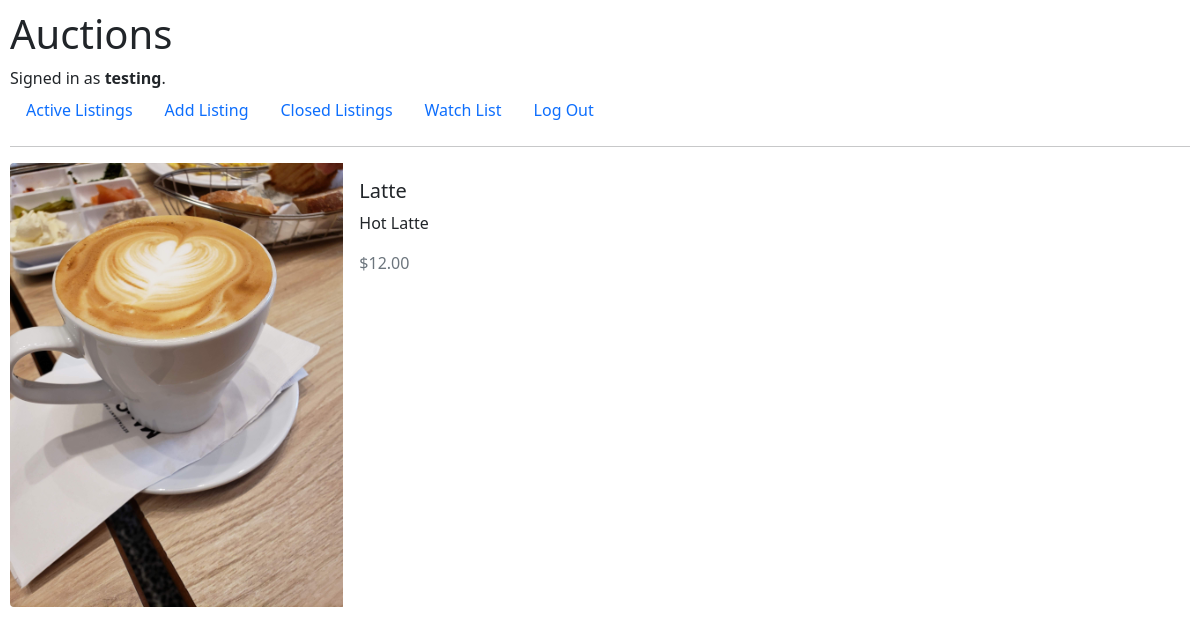
The app's page /closed/1 (signed in) with its own data.
### auctions/models.py (models this page shows)
class User(AbstractUser):
    pass

class Closed_listings(models.Model):
    user_id = models.ForeignKey(User, on_delete=models.CASCADE, related_name='stared_auction')
    title = models.CharField(max_length=100)
    description = models.TextField()
    price_sold = models.DecimalField(max_digits=5, decimal_places=2)
    image = models.ImageField(upload_to="images/")
    winner = models.ForeignKey(User, on_delete=models.CASCADE, related_name='won_auction')

### auctions/views.py (the view)
# urls.py: path("closed/<int:id>", views.closed, name="closed"),
def closed(request, id):
    return render(request, "auctions/closed.html",{
        "listing": Closed_listings.objects.get(id=id)
    })

### auctions/templates/auctions/closed.html (shortened to what this page needs)
{% extends "auctions/layout.html" %}
{% block body %}
  <div class="mb-3" style="max-width: 1000px;">
  <div class="row g-0">
    <div class="col-md-4">
      <img src="{{ listing.image.url }}" class="img-fluid rounded-start" alt="{{listing.title}}">
    </div>
    <div class="col-md-8">
      <div class="card-body">
        <h5 class="card-title">{{listing.title}}</h5>
        <p class="card-text">{{listing.description}}</p>
        <p class="card-text"><large class="text-muted">${{listing.price_sold}}</large></p>
      </div>
    </div>
  </div>
</div>
{% endblock %}

### auctions/templates/auctions/layout.html (shortened to what this page needs)
{% load static %}
<!DOCTYPE html>
<html lang="en">
    <head>
        <link href="https://cdn.jsdelivr.net/npm/bootstrap@5.0.2/dist/css/bootstrap.min.css" rel="stylesheet">
        <link href="{% static 'auctions/styles.css' %}" rel="stylesheet">
    </head>
    <body>
        <h1>Auctions</h1>
        <div>
            {% if user.is_authenticated %}
                Signed in as <strong>{{ user.username }}</strong>.
            {% else %}
                Not signed in.
            {% endif %}
        </div>
        <ul class="nav">
            <li class="nav-item">
                <a class="nav-link" href="{% url 'index' %}">Active Listings</a>
            </li>
            <li class="nav-item">
                <a class="nav-link" href="{% url 'new_listing' %}">Add Listing</a>
            </li>
            <li class="nav-item">
                <a class="nav-link" href="{% url 'closed_listings' %}">Closed Listings</a>
            </li>
            <li class="nav-item">
                <a class="nav-link" href="{% url 'watch_list' %}">Watch List</a>
            </li>
            {% if user.is_authenticated %}
                <li class="nav-item">
                    <a class="nav-link" href="{% url 'logout' %}">Log Out</a>
                </li>
            {% endif %}
        </ul>
        <hr>
        {% block body %}
        {% endblock %}
    </body>
</html>

### auctions/static/auctions/styles.css (style rules this page uses)
body { padding: 10px; }

### records on screen
User: username "testing"
Closed_listings: image (picture), title "Latte", description "Hot Latte", price_sold "12.00"
